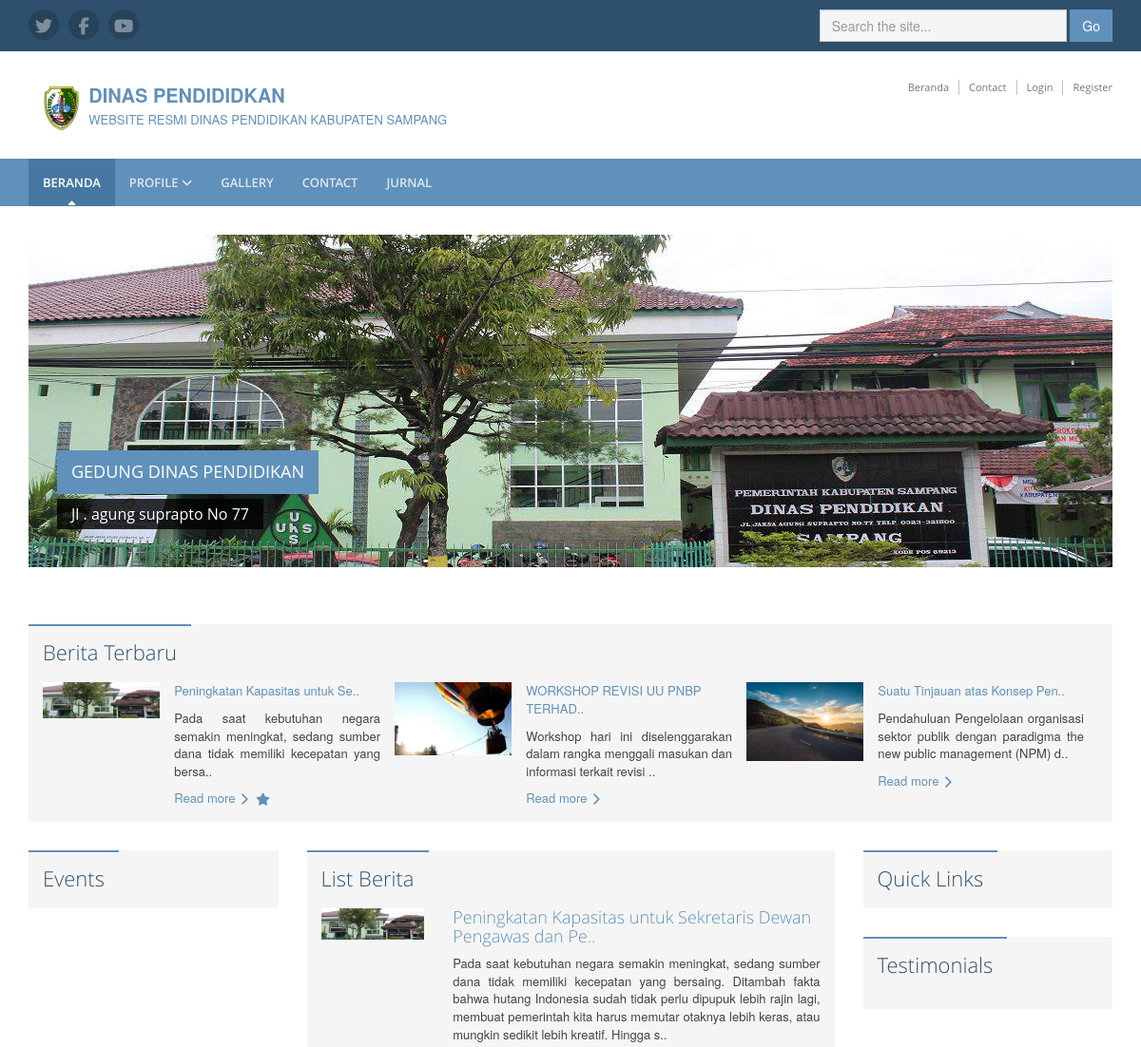
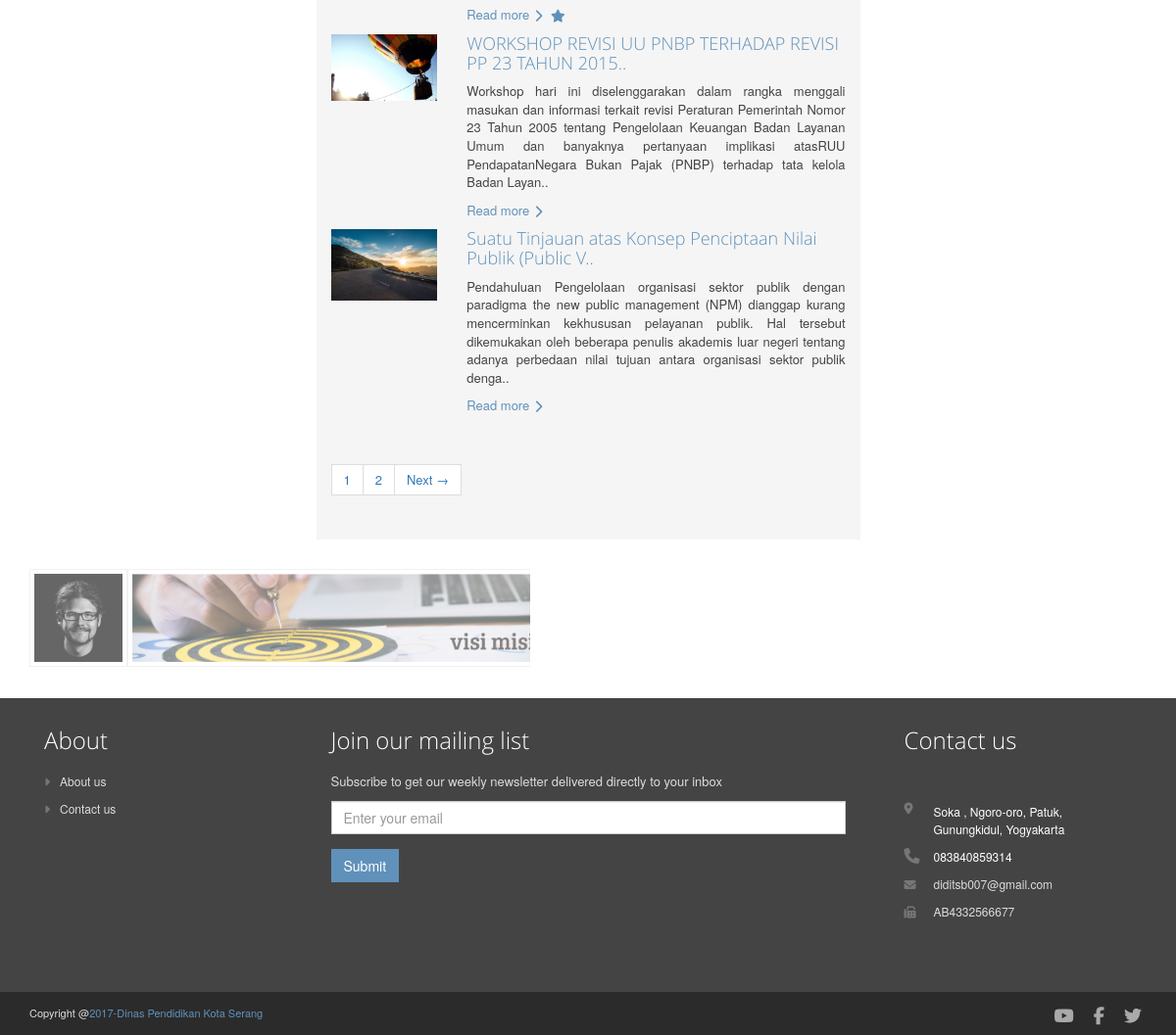
The page / on the database its author committed (2 pictures, top to bottom).
### tables this page shows
CREATE TABLE `tabel_medsos` (
  `id_medsos` int(12) NOT NULL,
  `icon` varchar(50) NOT NULL,
  `link` text NOT NULL
);

CREATE TABLE `tabel_header` (
  `id_header` int(12) NOT NULL,
  `nama_perusahaan` text NOT NULL,
  `tagline` text NOT NULL,
  `logo` text NOT NULL,
  `create_at` date NOT NULL,
  `update_at` date NOT NULL
);

CREATE TABLE `tabel_menu` (
  `id_menu` int(50) NOT NULL,
  `nama_menu` varchar(50) NOT NULL,
  `url` text NOT NULL,
  `aktif` tinyint(1) NOT NULL
);

CREATE TABLE `tabel_slideshow` (
  `id_slideshow` int(50) NOT NULL,
  `judul` text NOT NULL,
  `keterangan` text NOT NULL,
  `picture` text NOT NULL,
  `create_at` date NOT NULL,
  `update_at` date NOT NULL
);

CREATE TABLE `tabel_berita` (
  `id_berita` int(50) NOT NULL,
  `nama_penulis` varchar(50) NOT NULL,
  `judul_berita` text NOT NULL,
  `isi_berita` text NOT NULL,
  `create_at` date NOT NULL,
  `update_at` date NOT NULL,
  `id_menu` int(50) DEFAULT NULL,
  `foto` text NOT NULL,
  `slug` text NOT NULL,
  `popular` tinyint(1) NOT NULL
);

CREATE TABLE `tabel_gallery` (
  `id_gallery` int(50) NOT NULL,
  `judul` varchar(50) NOT NULL,
  `keterangan` text NOT NULL,
  `foto` text NOT NULL,
  `create_at` date NOT NULL,
  `update_at` date NOT NULL,
  `slug` varchar(50) NOT NULL
);

CREATE TABLE `tabel_contact` (
  `id_contact` int(12) NOT NULL,
  `address` text NOT NULL,
  `phone` varchar(50) NOT NULL,
  `email` varchar(50) NOT NULL,
  `fax` text NOT NULL,
  `maps` text NOT NULL,
  `create_at` date NOT NULL,
  `update_at` date NOT NULL
);

CREATE TABLE `tabel_footer` (
  `id_footer` int(12) NOT NULL,
  `copyright` text NOT NULL
);

### application/views/user/v_beranda.php (the view, shortened to what the rows shown need)
<div class="content container">
    <div id="promo-slider" class="slider flexslider">
        <ul class="slides">
          <?php foreach ($dataslideshow as $key ) { ?>
            <li>
                <img src="<?php echo base_url('assets/admin/img/penyimpananfoto'.'/'.$key['picture']) ?>" style="height: auto; width:100%;" alt="" />
                <p class="flex-caption">
                    <span class="main" ><?php echo $key['judul'] ?></span>
                    <br />
                    <span class="secondary clearfix" ><?php echo $key['keterangan'] ?></span>
                </p>
            </li>
          <?php } ?>
        </ul>
    </div>
    <section class="news">
        <h1 class="section-heading text-highlight"><span class="line">Berita Terbaru</span></h1>
        <div class="section-content clearfix">
            <div id="news-carousel" class="news-carousel carousel slide">
              <?php if ($databeritaterbaru == null) { ?>
                <?php echo 'Berita terbaru belum ada' ?>
              <?php } else { ?>
                <div class="carousel-inner">
                    <div class="item active">
                  <?php foreach ($databeritaterbaru as $key => $berita ) { ?>
                            <?php if ( $key <= '2') { ?>
                              <div class="col-md-4 ">
                                <?php
                                $text = $berita['isi_berita'];
                                $isiberita = strip_tags($text);
                                ?>
                                  <div class="row">
                                    <div class="col-xs-4">
                                      <img class="thumb" src="<?php echo base_url('assets/admin/img/penyimpananfoto'.'/'.$berita['foto']) ?>" style="height:auto; width:100%;" alt="" />
                                    </div>
                                    <div class="col-xs-8">
                                      <p class="title"><a href="news-single.html"><?php echo substr( $berita['judul_berita'],0,30).".."?></a></p>
                                      <p style="text-align: justify;"><?php echo substr( $isiberita,0,100).".."?></p>
                                      <a class="read-more" href="<?php echo site_url('web/readmore'.'/'.$berita['slug']) ?>">Read more<i class="fa fa-chevron-right"></i>
                                        <?php if ($berita['popular'] == 1) { ?>
                                          <i class="fa fa-star" title="Berita Polular"></i>
                                        <?php } ?>
                                      </a>
                                    </div>
                                  </div>
                              </div>
                            <?php } ?>
                      <?php } ?>
                      </div>
                </div>
              <?php } ?>
            </div>
        </div>
    </section>
    <div class="row cols-wrapper">
        <div class="col-md-3">
            <section class="events">
                <h1 class="section-heading text-highlight"><span class="line">Events</span></h1>
            </section>
        </div>
        <div class="col-md-6">
            <section class="video">
                <h1 class="section-heading text-highlight"><span class="line"> List Berita</span></h1>
                 <?php foreach ($databerita as $key ) { ?>
                   <div class="row-group">
                     <figure class="thumb col-md-3">
                       <img class="img-responsive" src="<?php echo base_url('assets/admin/img/penyimpananfoto'.'/'.$key['foto']) ?>" alt="" style="height: auto; width:100%;"/>
                     </figure>
                     <div class="details col-md-9 ">
                       <h4 style="  margin-top: 0px;" class="title"><a href=""><?php echo substr( $key['judul_berita'],0,60).".."?></a></h4>
                       <?php
                       $text = $key['isi_berita'];
                       $berita = strip_tags($text);
                       ?>
                       <p style="text-align: justify;" ><?php echo substr( $berita,0,300).".."?></p>
                       <a style="margin-bottom: 10px;" class="read-more" href="<?php echo site_url('web/readmore'.'/'.$key['slug']) ?>">Read more<i class="fa fa-chevron-right"></i>
                         <?php if ($key['popular'] == 1) { ?>
                           <i class="fa fa-star" title="Berita Polular"></i>
                         <?php } ?>
                       </a>
                     </div>
                   </div>
                 <?php } ?>
            </section
            >
        </div>
        <div class="col-md-3">
            <section class="links">
                <h1 class="section-heading text-highlight"><span class="line">Quick Links</span></h1>
            </section>
            <section class="testimonials">
                <h1 class="section-heading text-highlight"><span class="line"> Testimonials</span></h1>
            </section>
        </div>
    </div>
    <section class="awards">
        <div id="awards-carousel" class="awards-carousel carousel slide">
            <?php if ($datagalleryterbaru == null) { ?>
              <?php echo 'Picture terbaru belum ada' ?>
            <?php } else { ?>
              <div >
                  <div class="item active" style="overflow-x: auto;display: -webkit-inline-box; flex-direction: row; justify-content: space-around;overflow: auto; white-space: nowrap;">
                    <?php foreach ($datagalleryterbaru as $key => $gallery) { ?>
                      <?php if ( $key <='5') { ?>
                        <ul class="logos">
                          <li >
                            <a class="prettyphoto" rel="prettyPhoto[gallery]"title="<?php echo $gallery['judul']?>" href="<?php echo base_url('assets/admin/img/penyimpananfoto'.'/'.$gallery['foto']); ?>"><img class="img-responsive img-thumbnail"
                              src="<?php echo base_url('assets/admin/img/penyimpananfoto'.'/'.$gallery['foto']);  ?>" style="height: 100px; width:auto;"  alt="" /></a>
                          </li>
                        </ul>
                      <?php } ?>
                    <?php } ?>
                  </div>
              </div>
          <?php   } ?>
        </div>
    </section>
</div>

### application/views/user/v_header.php (shortened to what the rows shown need)
<header class="header">
    <div class="top-bar">
        <div class="container">
          <?php
          $query = $this->db->get('tabel_medsos');
          $dataicon = $query->result_array();
          ?>
            <ul class="social-icons col-md-6 col-sm-6 col-xs-12 hidden-xs">
              <?php foreach ($dataicon as $key ) { ?>
                <li><a href="<?php echo $key['link'] ?>" target="_blank"><i class="<?php echo $key['icon']?>"></i></a></li>
              <?php } ?>
            </ul>
        </div>
    </div>
    <?php
    $query = $this->db->get('tabel_contact');
    $datacontact = $query->row();
    ?>
    <?php
      $query = $this->db->get('tabel_header');
      $dataheader = $query->row();
    ?>
    <?php if ($dataheader || $datacontact) { ?>
      <div class="header-main container">
        <div class="logo col-md-6">
          <div class="col-md-1">
            <a  href=""><img style="width:40px;padding-top: 5px;" id="logo" src="<?php echo base_url('assets/admin/img/penyimpananfoto'.'/'.$dataheader->logo); ?>"  alt="Logo"</a>
          </div>
          <div class="col-md-11">
            <label class="primary-line" style="margin-bottom: 0px;"><?php echo $dataheader->nama_perusahaan?></label><br>
            <span class="primary-lin"><?php echo $dataheader->tagline ?></span>
          </div>
        </div>
          <div class="info col-md-6 col-sm-6">
              <ul class="menu-top navbar-right hidden-xs">
                  <li class="divider"><a href="<?php echo site_url('web') ?>">Beranda</a></li>
                  <li class="divider"><a href="<?php echo site_url('web/contact') ?>">Contact</a></li>
                  <li class="divider"><a href="<?php echo site_url('web/contact') ?>">Login</a></li>
                  <li><a href="<?php echo site_url('web/contact') ?>">Register</a></li>
              </ul>
              <br />
          </div>
      </div>
    <?php } ?>
</header>

### application/views/user/v_navbarmenu.php (shortened to what the rows shown need)
<nav class="main-nav" role="navigation">
    <div class="container">
        <div class="navbar-collapse collapse" id="navbar-collapse">
            <ul class="nav navbar-nav">
              <?php
                $query = $this->db->get_where('tabel_menu', array('aktif'=>1));
                $datamenu = $query->result_array();
              ?>
                <?php if ($this->uri->segment(2) == '') { ?>
                  <?php foreach ($datamenu as $key ) { ?>
                    <li class="nav-item"><a href="<?php echo  site_url('web/berita').'/'.$key['url'] ?>"><?php echo $key['nama_menu']?></a></li>
                  <?php } ?>
                <?php } ?>
            </ul>
        </div>
    </div>
</nav>

### application/views/user/v_footer.php (shortened to what the rows shown need)
<footer class="footer">
    <div class="footer-content">
        <div class="container">
            <div class="row">
            <div class="footer-col col-md-3 col-sm-12 contact">
                <div class="footer-col-inner">
                    <div class="row">
                      <?php
                        $query = $this->db->get('tabel_contact');
                        $datacontact = $query->row();
                      ?>
                      <?php if ($datacontact) { ?>
                        <p class="adr clearfix col-md-12 col-sm-11">
                          <div class="col-sm-1">
                            <i class="fa fa-map-marker pull-left"></i>
                          </div>
                          <div class="col-sm-10">
                            <span class="adr-group pull-left">
                                <span class="street-address"> <?php echo $datacontact->address ?></span>
                            </span>
                          </div>
                        </p>
                        <p class="tel col-md-12 col-sm-11">
                          <div class="col-sm-1">
                            <i class="fa fa-phone"></i>
                          </div>
                          <div class="col-sm-10">
                            <?php echo $datacontact->phone?>
                          </div>
                        </p>
                        <p class="email col-md-12 col-sm-11">
                          <div class="col-sm-1">
                            <i class="fa fa-envelope"></i>
                          </div>
                          <div class="col-sm-10">
                            <a href="#"><?php echo $datacontact->email ?></a>
                          </div>
                        </p>
                        <p class="email col-md-12 col-sm-11">
                          <div class="col-sm-1">
                            <i class="fa fa-fax"></i>
                          </div>
                          <div class="col-sm-10">
                            <a href="#"><?php echo $datacontact->fax ?></a>
                          </div>
                        </p>
                      <?php } ?>
                    </div>
                </div>
            </div>
            </div>
        </div>
    </div>
    <?php
    $query = $this->db->get('tabel_medsos');
    $datamedsos = $query->result_array();
    ?>
    <?php
    $query = $this->db->get('tabel_footer');
    $data = $query->row_array();
    ?>
    <div class="bottom-bar">
        <div class="container">
            <div class="row">
                <small class="copyright col-md-6 col-sm-12 col-xs-12">Copyright @<a href=""><?php echo $data['copyright'] ?></a></small>
                <ul class="social pull-right col-md-6 col-sm-12 col-xs-12">
                    <?php foreach ($datamedsos as $key ) { ?>
                      <li><a href="<?php echo $key['link'] ?>" target="_blank"><i class="<?php echo $key['icon']?>"></i></a></li>
                    <?php } ?>
                </ul>
            </div>
        </div>
    </div>
</footer>

### rows shown on the page
tabel_header: logo (picture), nama_perusahaan "DINAS PENDIDIDKAN", tagline "WEBSITE RESMI DINAS PENDIDIKAN KABUPATEN SAMPANG"
tabel_menu: nama_menu "JURNAL"
tabel_slideshow: picture (picture), judul "GEDUNG DINAS PENDIDIKAN", keterangan "Jl . agung suprapto No 77"
tabel_berita: foto (picture), judul_berita "Peningkatan Kapasitas untuk Se", isi_berita "Pada saat kebutuhan negara semakin meningkat, sedang sumber dana tidak memiliki kecepatan yang bersa", popular 1 (drawn), judul_berita "Peningkatan Kapasitas untuk Sekretaris Dewan Pengawas dan Pe", isi_berita "Pada saat kebutuhan negara semakin meningkat, sedang sumber dana tidak memiliki kecepatan yang bersaing. Ditambah fakta bahwa hutang Indonesia sudah tidak perlu dipupuk lebih rajin lagi, membuat pemerintah kita harus memutar otaknya lebih keras, atau mungkin sedikit lebih kreatif. Hingga s"
tabel_berita: foto (picture), judul_berita "WORKSHOP REVISI UU PNBP TERHAD", isi_berita "Workshop hari ini diselenggarakan dalam rangka menggali masukan dan informasi terkait revisi", judul_berita "WORKSHOP REVISI UU PNBP TERHADAP REVISI PP 23 TAHUN 2015", isi_berita "Workshop hari ini diselenggarakan dalam rangka menggali masukan dan informasi terkait revisi Peraturan Pemerintah Nomor 23 Tahun 2005 tentang Pengelolaan Keuangan Badan Layanan Umum dan banyaknya pertanyaan implikasi atasRUU PendapatanNegara Bukan Pajak (PNBP) terhadap tata kelola Badan Layan"
tabel_berita: foto (picture), judul_berita "Suatu Tinjauan atas Konsep Pen", isi_berita "Pendahuluan Pengelolaan organisasi sektor publik dengan paradigma the new public management (NPM) d", judul_berita "Suatu Tinjauan atas Konsep Penciptaan Nilai Publik (Public V", isi_berita "Pendahuluan Pengelolaan organisasi sektor publik dengan paradigma the new public management (NPM) dianggap kurang mencerminkan kekhususan pelayanan publik. Hal tersebut dikemukakan oleh beberapa penulis akademis luar negeri tentang adanya perbedaan nilai tujuan antara organisasi sektor publik denga"
tabel_gallery: foto (picture)
tabel_gallery: foto (picture)
tabel_gallery: foto (picture)
tabel_gallery: foto (picture)
tabel_contact: address "Soka , Ngoro-oro, Patuk, Gunungkidul, Yogyakarta", phone "083840859314", email "diditsb007@gmail.com", fax "AB4332566677"
tabel_footer: copyright "2017-Dinas Pendidikan Kota Serang"

### other values the page prints
$this->pagination->create_links() "1 2 Next →"
